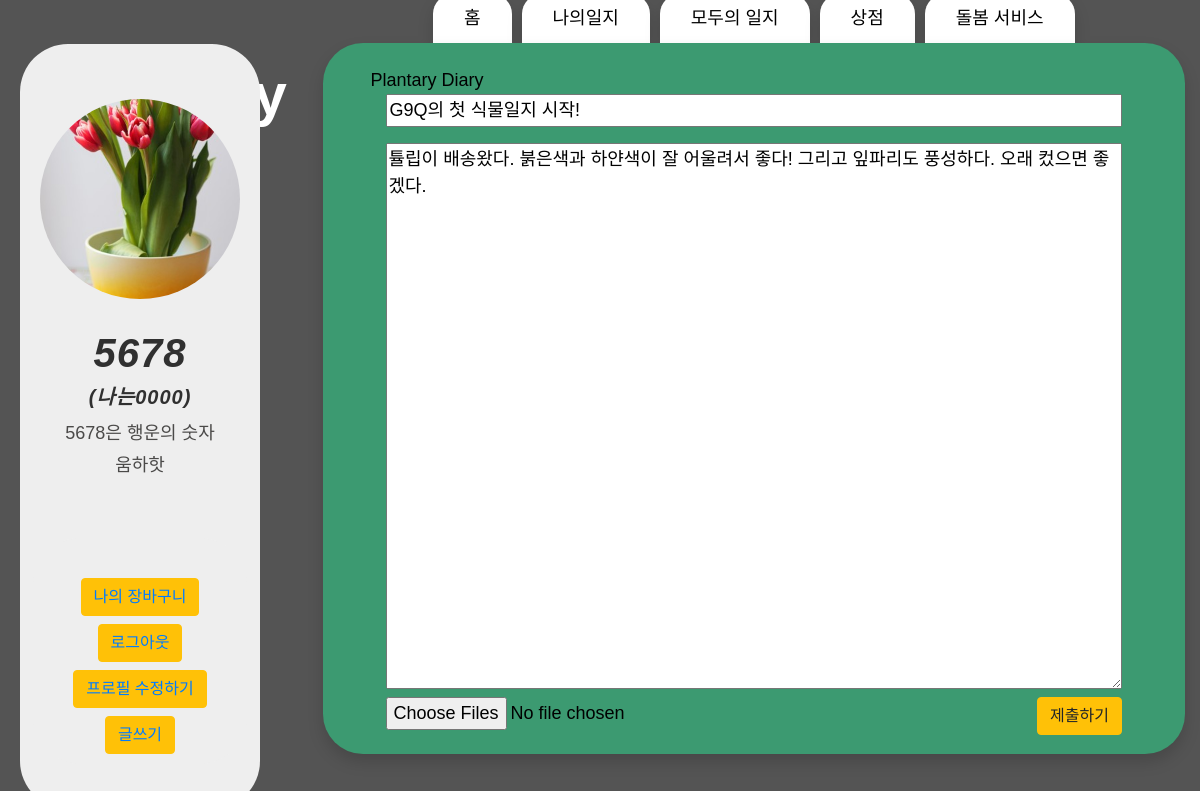
Screenshot of /ourdiary/8/update (signed in) with the database file from the repository.
### account/models.py (models this page shows)
class Profile(models.Model):
    user = models.OneToOneField(settings.AUTH_USER_MODEL, on_delete = models.CASCADE)
    description = models.TextField(blank = True)
    nickname = models.CharField(max_length=40, blank =True)
    image = ProcessedImageField(
        blank = True,
        upload_to = 'profile/images',
        processors = [ResizeToFill(300,300)],
        format = 'JPEG',
        options = {'quality':90},
    )

### ourdiary/models.py (models this page shows, shortened)
class Ourdiary(models.Model):
    author = models.ForeignKey(User, on_delete=models.CASCADE)
    title = models.CharField(max_length=255)
    image = models.ImageField(upload_to='images/')
    description = models.CharField(max_length=500)
    like_user_set = models.ManyToManyField(
        settings.AUTH_USER_MODEL,
        blank=True,
        related_name='like_user_set',
        through='Like'
    )

### ourdiary/views.py (the view, shortened to what this page needs)
# urls.py: path('<int:ourdiary_id>/update',views.update, name = 'update'),
def update(request, ourdiary_id):
    ourdiary = get_object_or_404(Ourdiary, pk = ourdiary_id)
    photo = Photo.objects.all()
    profile = Profile.objects.all()
    current_user = request.user
    return render(request, 'edit.html', {'ourdiary':ourdiary,'profile':profile, 'current_user':current_user})

### cart/context_processors.py (called while the page is built)
def counter(request):
    item_count = 0
    if 'admin' in request.path:
        return {}
    else:
        try:
            cart = Cart.objects.filter(cart_id=_cart_id(request))
            cart_items = CartItem.objects.all().filter(cart=cart[:1])
            for cart_item in cart_items:
                item_count += cart_item.quantity
        except Cart.DoesNotExist:
            item_count = 0
    return dict(item_count = item_count)

### cart/views.py (called while the page is built)
def _cart_id(request):
    cart = request.session.session_key
    if not cart:
        cart = request.session.create()
    return cart

### ourdiary/templates/edit.html (shortened to what this page needs)
{% extends 'base.html' %}
{% load static %}
{% block tab %}
<a class="nav-link shadow" href="{% url 'home' %}">홈</a>
{% if user.is_authenticated %}
<a class="nav-link shadow activate" href="{% url 'mylist' %}" role="tab" aria-selected="false">나의일지</a>
{% endif %}
<a class="nav-link shadow" href="{% url 'ourdiary' %}" role="tab" aria-selected="false">모두의 일지</a>
<a class="nav-link shadow" href="{% url 'storemain' %}" role="tab" aria-selected="false">상점</a>
<a class="nav-link shadow" href="{% url 'storemain' %}" role="tab" aria-selected="false">돌봄 서비스</a>
{% endblock %}
{% block contents %}
{% block title %} Plantary Diary {% endblock %}
<div class="container">
  <form method="POST" action="{%url 'update' ourdiary.id %}" enctype="multipart/form-data">
    <input type="text" name="title" value="{{ourdiary.title}}" style="width: 100%; margin-bottom: 1rem">
    <br>
    <textarea rows=20 name="body" style="overflow-y:scroll; width: 100%">{{ourdiary.description}}</textarea>
    <br>
    <input type="file" name="imgs" value="{{photo.image}}" multiple required>
    <input class="btn btn-warning" type="submit" value="제출하기" style="float: right">
  </form>
</div>
{% endblock %}

### project/templates/base.html (shortened to what this page needs)
{% load static %}
<!DOCTYPE html>
<html lang="en">
<head>
    <link rel="stylesheet" href="{% static 'css/style.css' %}">
    <link rel="stylesheet" href="https://cdn.jsdelivr.net/npm/bootstrap@4.5.3/dist/css/bootstrap.min.css"
>
    <link rel="stylesheet" href="{% static 'css/tooplate-style.css' %}">
</head>
<body style="background-image: url('{% static 'img/background.png' %}');">
    <div class="hero-wrap js-fullheight">
        <a class="whitea" href="{% url 'home' %}" style="position: fixed; padding: 50px; color: white; font-weight: 900; font-size: 60px;"> Plantary</a>
    </div>
    <section class="justify-content-center ftco-search">
        <div class="row">
            <div class="col-3">
                <section style="position: fixed; margin-top: 50px; width: 20%; margin-left: 20px">
                    {% if user.is_authenticated %}
                    <div class="tm-banner-inner">
                        {% if current_user.profile.image %}
                        {% for profile in profile.all %}
                        {%  ifequal forloop.counter 3 %}
                        <div class="profile_box">
                            <img class="profile" src="{{ current_user.profile.image.url }}" alt="{{ profile.image }}">
                        </div>
                        {% endifequal %}
                        {% endfor %}
                        {%endif%}
                        <h1 class="tm-banner-title">{{ user.username }}</h1>
                        <h5 class="tm-banner-title">({{ current_user.profile.nickname }})</h5>
                        <p class="tm-banner-subtitle">{{ current_user.profile.description }}</p>
                        <nav class="tm-main-nav">
                            <ul class="tm-main-nav-ul">
                                <button type="button" class="btn btn-warning mb-2"><a
                                    href="#">나의 장바구니</a></button>
                                <button type="button" class="btn btn-warning mb-2 whitea"><a
                                        href="javascript:{document.getElementById('logout').submit()}">로그아웃</a></button>
                                {% if user == current_user%}
                                <button type="button" class="btn btn-warning mb-2 whitea"><a
                                        href="{% url 'profile_update' %}">프로필 수정하기</a></button>
                                {% endif %}
                                <button type="button" class="btn btn-warning"><a href="{% url 'new' %}">글쓰기</a></button>
                            </ul>
                        </nav>
                    </div>
                    {% endif %}
                </section>
            </div>
            <div class="col-9">
                <div class="col-md-12 nav-link-wrap">
                    <div class="nav nav-pills justify-content-center text-center">
                        {% block tab %}
                        {% endblock %}
                    </div>
                </div>
                <div class="col-md-12 tab-wrap">
                    <div class="tab-content p-4 px-5 shadow h-100" style="border-radius: 40px; min-height: 700px">
                        {% block contents %}
                        {% endblock %}
                    </div>
                </div>
            </div>
        </div>
    </section>
</body>
</html>

### Main/static/css/tooplate-style.css (style rules this page uses)
ul { padding: 0; margin: 0; }
p { line-height: 1.8; }
body { color: #000; font-family: 'Noto Sans KR', sans-serif; font-size: 18px; font-weight: 300; overflow-x: hidden; }
.tm-main-nav { margin-top: 40px; border-radius: 3rem; background-color: #EEEEEE; font-size: 1.3rem; }
.tm-main-nav-ul { text-align: center; -webkit-box-flex: 1; -webkit-flex: 1; -ms-flex: 1; flex: 1; display: -webkit-box; display: -webkit-flex; display: -ms-flexbox; display: flex; -webkit-box-orient: vertical; -webkit-box-direction: normal; -webkit-flex-direction: column; -ms-flex-direction: column; flex-direction: column; -webkit-box-align: center; -webkit-align-items: center; -ms-flex-align: center; align-items: center; -webkit-box-pack: center; -webkit-justify-content: center; -ms-flex-pack: center; justify-content: center; }
.tm-banner-inner { border-radius: 3rem; background-color: #EEEEEE; color: rgb(39, 116, 23); height: 100%; padding: 35px 35px 45px; text-align: center; display: -webkit-box; display: -webkit-flex; display: -ms-flexbox; display: flex; -webkit-box-orient: vertical; -webkit-box-direction: normal; -webkit-flex-direction: column; -ms-flex-direction: column; flex-direction: column; -webkit-box-align: center; -webkit-align-items: center; -ms-flex-align: center; align-items: center; -webkit-box-pack: center; -webkit-justify-content: center; -ms-flex-pack: center; justify-content: center; }
.profile_box { width: 200px; height: 200px; border-radius: 70%; overflow: hidden; margin-bottom: 30px; margin-top: 20px; }
.profile { width: 100%; height: 100%; object-fit: cover; }
.tm-banner-title { font-family: 'Noto Sans KR', sans-serif; font-weight: 700; font-style: italic; font-size: 10; letter-spacing: 1px; text-transform: lowercase; }
.tm-banner-subtitle { font-family: 'Noto Sans KR', sans-serif; font-weight: 400; color: #4b4a49; font-size: 7; }
.tm-main-nav { display: -webkit-box; display: -webkit-flex; display: -ms-flexbox; display: flex; height: 100%; padding: 40px 40px 10px 40px; }

### rows the page displays
Profile: profile.image (picture)
Ourdiary: title "G9Q의 첫 식물일지 시작!", body "튤립이 배송왔다. 붉은색과 하얀색이 잘 어울려서 좋다! 그리고 잎파리도 풍성하다. 오래 컸으면 좋겠다."

### other values shown
{{ user.username }} "5678"
{{ current_user.profile.nickname }} "나는0000"
{{ current_user.profile.description }} "5678은 행운의 숫자 움하핫"
